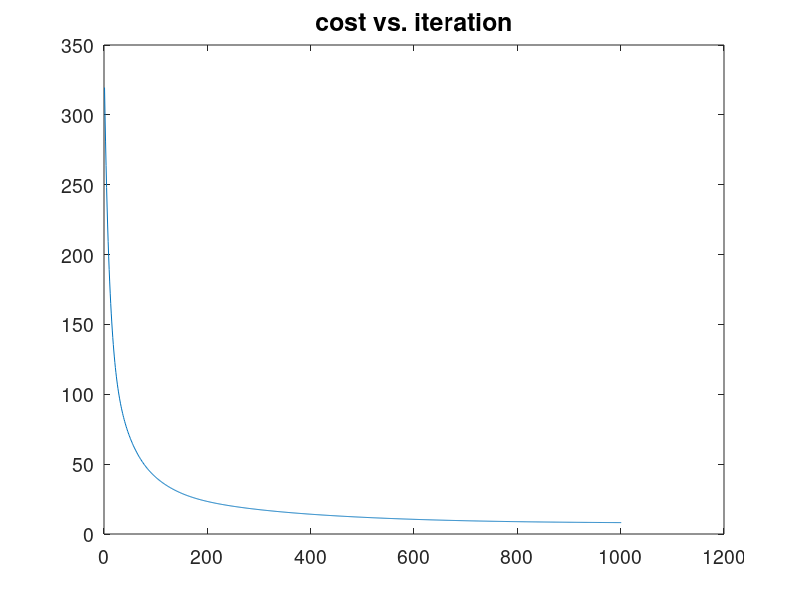
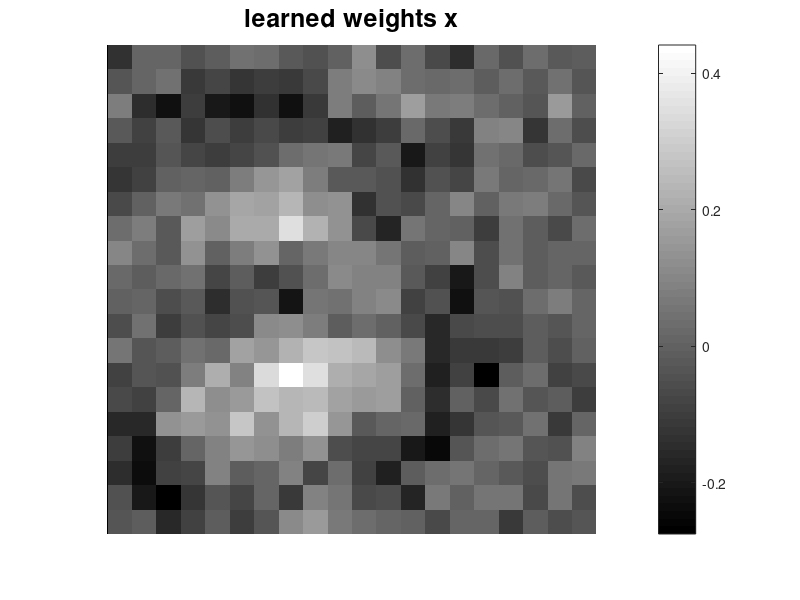

Write the MATLAB code that produced these figures, in order.
%logistic regression on mnist 3's and 8's
load mnist38

Ntrain = 50; %number of training examples
dim = [20,20]; %image dimensions

A0 = reshape(threes_train(:,:,1:Ntrain),[prod(dim),Ntrain]);
A1 = reshape(eights_train(:,:,1:Ntrain),[prod(dim),Ntrain]);
A = [A0, A1];
meanim = mean(A,2);
A = A-meanim; %center data;
b = [zeros(Ntrain,1); ones(Ntrain,1)]; %labels;

sigma = @(x) 1./(1+exp(-x));
lambda = 1.5;
% TASK: edit the two lines below 
% to implement *regularized* logistic regression
f = @(x) -sum(b.*log(sigma(A'*x))+(1-b).*log(1-sigma(A'*x)))+lambda*norm(x);
grad = @(x) A*(sigma(A'*x)-b)+lambda*2*x;

rng(1);
x = randn(prod(dim),1); %random initialization

t0 = 0.001;
tol = 1; %convergence tolerance

cost = f(x); %initialize cost array
gradx = grad(x);
for k=1:1000
    x = x - t0*gradx;
    fx = f(x);
    gradx = grad(x);
    
    if isnan(fx)
        fprintf('cost diverged to -Inf; exiting\n');
        break;
    end
    
    if norm(gradx) < tol
        fprintf('converged at iteration k=%d\n',k);
        break;
    end
    
    cost = [cost,fx];
end
%
figure(1);
plot(cost);
set(gca,'fontsize',14);
title('cost vs. iteration','fontsize',18);

% prediction accuracy on training set
predvec = double(sigma(A'*x) >= 0.5);
fprintf('percent correct on training set = %2.2f %%\n',(1-sum(abs(b-predvec))/length(b))*100)
%
figure(2);
imshow(imresize(reshape(x,[20,20]),20,'nearest'),[]); colorbar;
title('learned weights x','fontsize',18);
%
Ntest = 100;
A0t = reshape(threes_test,[prod(dim),Ntest]);
A1t = reshape(eights_test,[prod(dim),Ntest]);
At = [A0t, A1t];
At = At-meanim; %center data;
bt = [zeros(Ntest,1); ones(Ntest,1)]; %labels;

predvec = double(sigma(At'*x) >= 0.5);
fprintf('percent correct on test set = %2.2f %%\n',(1-sum(abs(bt-predvec))/length(b))*100)
